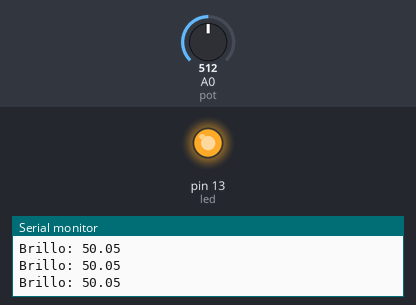
This sketch was run on a simulated Arduino Uno, built with avr-gcc and run on an emulated ATmega328P. Parts: output pins drawn as LEDs (lit = HIGH), the last lines printed to the serial monitor. Inputs (shaded band) come from the test bench; at power-on: A0 (pot) = 512.

Above: at 1.2 s.
1.3 s: A0 (pot) set to 497
At 2.5 s:
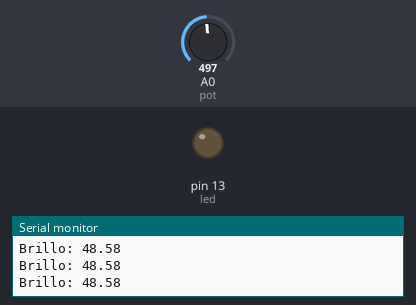
2.8 s: A0 (pot) set to 716
At 3.6 s:
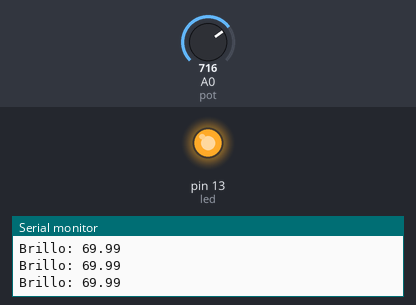
4.3 s: A0 (pot) set to 511
At 4.7 s:
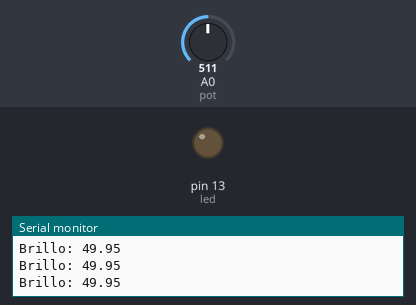
Timing chart, 0 to 7.3 s (numbered marks = the images above; inputs shaded):
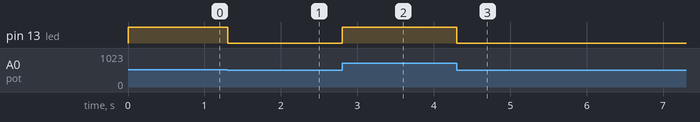

The sketch:

P3A2-PWM.ino
```cpp
#define pot A0  //definimos pot como la entrada de lectura analógica
#define led 13  //definimos un led como salida del puerto 13
float value = 0; //inicializamos una variable para guardar la lectura analógica
float brillo; // inicializamos una variable que usaremos para guardar un cálculo

int pwm = 0; // inicializamos una variable en la que guardaremos un cálculo

void setup() {
  // No definimos pinMode porque directamennte leeremos una entrada analógica
  pinMode(led, OUTPUT);
  Serial.begin(9600); // establecemos la velocidad de la comunicación entre computadora y microcontrolador

}

void loop() {
  value = analogRead(pot) ; // leemos la entrada analógica
  pwm = value/4; // sacamos el valor pwm

  analogWrite(led, pwm); //asignamos lo obtenido como parametro de la salida led

  brillo = value/1023*100; // convertimos a voltaje para establecer el brillo
  Serial.print("Brillo: "); // imprimimos lo calculado en la terminal
  Serial.println(brillo);
  delay(0); // Ponemos un delay de 0 para que no se detecte el cambio entre estados del led y fluya

}
```

Measured:
- the behaviour switches between 512 and 511 on A0 (pot) (found by bisection; images 0 and 1)
- after the input at 1.3 s, pin 13 (led): HIGH → LOW at once
- after the input at 2.8 s, pin 13 (led): LOW → HIGH at once
- after the input at 4.3 s, pin 13 (led): HIGH → LOW at once
